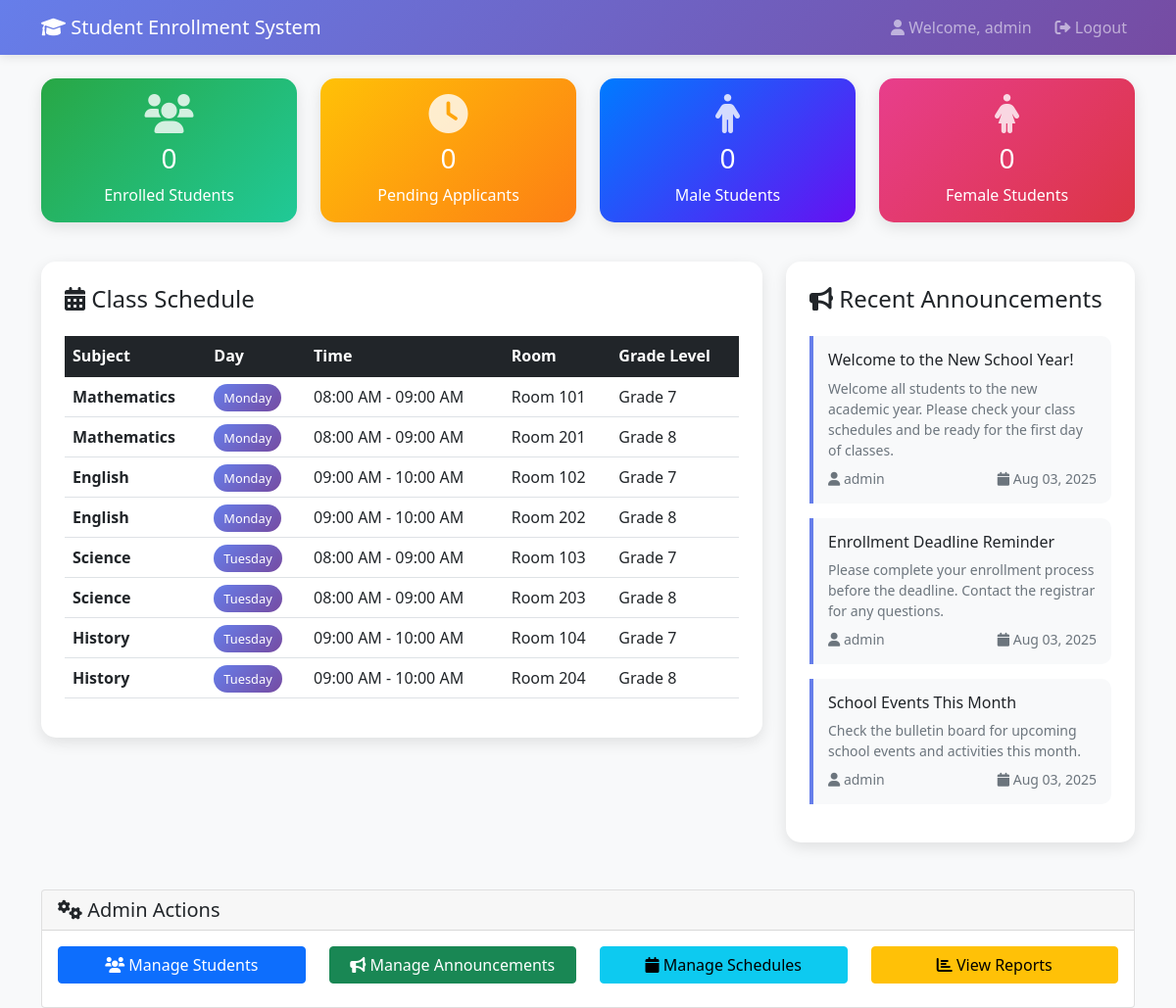
/dashboard.php (signed in), run on the app's committed database.
### tables this page shows
CREATE TABLE class_schedules (
    id INT AUTO_INCREMENT PRIMARY KEY,
    subject VARCHAR(100) NOT NULL,
    day_of_week ENUM('Monday', 'Tuesday', 'Wednesday', 'Thursday', 'Friday', 'Saturday') NOT NULL,
    start_time TIME NOT NULL,
    end_time TIME NOT NULL,
    room VARCHAR(20) NOT NULL,
    grade_level ENUM('Grade 7', 'Grade 8', 'Grade 9', 'Grade 10', 'Grade 11', 'Grade 12') NOT NULL,
    created_at TIMESTAMP DEFAULT CURRENT_TIMESTAMP
);

CREATE TABLE announcements (
    id INT AUTO_INCREMENT PRIMARY KEY,
    title VARCHAR(200) NOT NULL,
    content TEXT NOT NULL,
    author_id INT NOT NULL,
    created_at TIMESTAMP DEFAULT CURRENT_TIMESTAMP,
    updated_at TIMESTAMP DEFAULT CURRENT_TIMESTAMP ON UPDATE CURRENT_TIMESTAMP,
    FOREIGN KEY (author_id) REFERENCES users(id) ON DELETE CASCADE
);

CREATE TABLE users (
    id INT AUTO_INCREMENT PRIMARY KEY,
    username VARCHAR(50) UNIQUE NOT NULL,
    password VARCHAR(255) NOT NULL,
    email VARCHAR(100) UNIQUE NOT NULL,
    role ENUM('admin', 'registrar', 'teacher', 'student') NOT NULL,
    created_at TIMESTAMP DEFAULT CURRENT_TIMESTAMP,
    updated_at TIMESTAMP DEFAULT CURRENT_TIMESTAMP ON UPDATE CURRENT_TIMESTAMP
);

### dashboard.php (the view, shortened to what this page needs)
<?php
$database = new Database();
$db = $database->getConnection();
$stats = [];
$enrolled_query = "SELECT COUNT(*) as count FROM students WHERE enrollment_status = 'enrolled'";
$enrolled_stmt = $db->prepare($enrolled_query);
$enrolled_stmt->execute();
$stats['enrolled'] = $enrolled_stmt->fetch(PDO::FETCH_ASSOC)['count'];
$pending_query = "SELECT COUNT(*) as count FROM students WHERE enrollment_status = 'pending'";
$pending_stmt = $db->prepare($pending_query);
$pending_stmt->execute();
$stats['pending'] = $pending_stmt->fetch(PDO::FETCH_ASSOC)['count'];
$male_query = "SELECT COUNT(*) as count FROM students WHERE gender = 'male' AND enrollment_status = 'enrolled'";
$male_stmt = $db->prepare($male_query);
$male_stmt->execute();
$stats['male'] = $male_stmt->fetch(PDO::FETCH_ASSOC)['count'];
$female_query = "SELECT COUNT(*) as count FROM students WHERE gender = 'female' AND enrollment_status = 'enrolled'";
$female_stmt = $db->prepare($female_query);
$female_stmt->execute();
$stats['female'] = $female_stmt->fetch(PDO::FETCH_ASSOC)['count'];
$schedule_query = "SELECT * FROM class_schedules ORDER BY day_of_week, start_time";
$schedule_stmt = $db->prepare($schedule_query);
$schedule_stmt->execute();
$schedules = $schedule_stmt->fetchAll(PDO::FETCH_ASSOC);
$announcements_query = "SELECT a.*, u.username as author FROM announcements a
                       JOIN users u ON a.author_id = u.id
                       ORDER BY a.created_at DESC LIMIT 5";
$announcements_stmt = $db->prepare($announcements_query);
$announcements_stmt->execute();
$announcements = $announcements_stmt->fetchAll(PDO::FETCH_ASSOC);
?>
<!DOCTYPE html>
<html lang="en">
<head>
    <link href="https://cdn.jsdelivr.net/npm/bootstrap@5.1.3/dist/css/bootstrap.min.css" rel="stylesheet">
    <link href="https://cdnjs.cloudflare.com/ajax/libs/font-awesome/6.0.0/css/all.min.css" rel="stylesheet">
</head>
<body>
    <nav class="navbar navbar-expand-lg navbar-dark">
        <div class="container">
            <a class="navbar-brand" href="#">
                <i class="fas fa-graduation-cap"></i> Student Enrollment System
            </a>
            <div class="navbar-nav ms-auto">
                <span class="navbar-text me-3">
                    <i class="fas fa-user"></i> Welcome, <?php echo htmlspecialchars($_SESSION['username']); ?>
                </span>
                <a class="nav-link" href="logout.php">
                    <i class="fas fa-sign-out-alt"></i> Logout
                </a>
            </div>
        </div>
    </nav>
    <div class="container mt-4">
        <div class="row mb-4">
            <div class="col-md-3 mb-3">
                <div class="card stats-card text-white" style="background: linear-gradient(135deg, #28a745 0%, #20c997 100%);">
                    <div class="card-body text-center">
                        <i class="fas fa-users stats-icon"></i>
                        <h3 class="mt-2"><?php echo $stats['enrolled']; ?></h3>
                        <p class="mb-0">Enrolled Students</p>
                    </div>
                </div>
            </div>
            <div class="col-md-3 mb-3">
                <div class="card stats-card text-white" style="background: linear-gradient(135deg, #ffc107 0%, #fd7e14 100%);">
                    <div class="card-body text-center">
                        <i class="fas fa-clock stats-icon"></i>
                        <h3 class="mt-2"><?php echo $stats['pending']; ?></h3>
                        <p class="mb-0">Pending Applicants</p>
                    </div>
                </div>
            </div>
            <div class="col-md-3 mb-3">
                <div class="card stats-card text-white" style="background: linear-gradient(135deg, #007bff 0%, #6610f2 100%);">
                    <div class="card-body text-center">
                        <i class="fas fa-male stats-icon"></i>
                        <h3 class="mt-2"><?php echo $stats['male']; ?></h3>
                        <p class="mb-0">Male Students</p>
                    </div>
                </div>
            </div>
            <div class="col-md-3 mb-3">
                <div class="card stats-card text-white" style="background: linear-gradient(135deg, #e83e8c 0%, #dc3545 100%);">
                    <div class="card-body text-center">
                        <i class="fas fa-female stats-icon"></i>
                        <h3 class="mt-2"><?php echo $stats['female']; ?></h3>
                        <p class="mb-0">Female Students</p>
                    </div>
                </div>
            </div>
        </div>
        <div class="row">
            <div class="col-lg-8 mb-4">
                <div class="schedule-table p-4">
                    <h4 class="mb-4">
                        <i class="fas fa-calendar-alt"></i> Class Schedule
                    </h4>
                    <?php if (empty($schedules)): ?>
                        <div class="text-center text-muted">
                            <i class="fas fa-calendar-times fa-3x mb-3"></i>
                            <p>No class schedules available</p>
                        </div>
                    <?php else: ?>
                        <div class="table-responsive">
                            <table class="table table-hover">
                                <thead class="table-dark">
                                    <tr>
                                        <th>Subject</th>
                                        <th>Day</th>
                                        <th>Time</th>
                                        <th>Room</th>
                                        <th>Grade Level</th>
                                    </tr>
                                </thead>
                                <tbody>
                                    <?php foreach ($schedules as $schedule): ?>
                                        <tr>
                                            <td><strong><?php echo htmlspecialchars($schedule['subject']); ?></strong></td>
                                            <td>
                                                <span class="day-badge">
                                                    <?php echo htmlspecialchars($schedule['day_of_week']); ?>
                                                </span>
                                            </td>
                                            <td>
                                                <?php
                                                echo date('h:i A', strtotime($schedule['start_time'])) . ' - ' .
                                                     date('h:i A', strtotime($schedule['end_time']));
                                                ?>
                                            </td>
                                            <td><?php echo htmlspecialchars($schedule['room']); ?></td>
                                            <td><?php echo htmlspecialchars($schedule['grade_level']); ?></td>
                                        </tr>
                                    <?php endforeach; ?>
                                </tbody>
                            </table>
                        </div>
                    <?php endif; ?>
                </div>
            </div>
            <div class="col-lg-4 mb-4">
                <div class="announcements-card p-4">
                    <h4 class="mb-4">
                        <i class="fas fa-bullhorn"></i> Recent Announcements
                    </h4>
                    <?php if (empty($announcements)): ?>
                        <div class="text-center text-muted">
                            <i class="fas fa-bullhorn fa-2x mb-2"></i>
                            <p>No announcements available</p>
                        </div>
                    <?php else: ?>
                        <?php foreach ($announcements as $announcement): ?>
                            <div class="announcement-item">
                                <h6 class="mb-2"><?php echo htmlspecialchars($announcement['title']); ?></h6>
                                <p class="mb-2 text-muted small">
                                    <?php echo htmlspecialchars($announcement['content']); ?>
                                </p>
                                <div class="d-flex justify-content-between align-items-center">
                                    <small class="text-muted">
                                        <i class="fas fa-user"></i> <?php echo htmlspecialchars($announcement['author']); ?>
                                    </small>
                                    <small class="text-muted">
                                        <i class="fas fa-calendar"></i>
                                        <?php echo date('M d, Y', strtotime($announcement['created_at'])); ?>
                                    </small>
                                </div>
                            </div>
                        <?php endforeach; ?>
                    <?php endif; ?>
                </div>
            </div>
        </div>
        <?php if ($_SESSION['role'] == 'admin'): ?>
            <div class="row mt-4">
                <div class="col-12">
                    <div class="card">
                        <div class="card-header">
                            <h5 class="mb-0"><i class="fas fa-cogs"></i> Admin Actions</h5>
                        </div>
                        <div class="card-body">
                            <div class="row">
                                <div class="col-md-3 mb-2">
                                    <a href="admin/students.php" class="btn btn-primary w-100">
                                        <i class="fas fa-users"></i> Manage Students
                                    </a>
                                </div>
                                <div class="col-md-3 mb-2">
                                    <a href="admin/announcements.php" class="btn btn-success w-100">
                                        <i class="fas fa-bullhorn"></i> Manage Announcements
                                    </a>
                                </div>
                                <div class="col-md-3 mb-2">
                                    <a href="admin/schedules.php" class="btn btn-info w-100">
                                        <i class="fas fa-calendar"></i> Manage Schedules
                                    </a>
                                </div>
                                <div class="col-md-3 mb-2">
                                    <a href="admin/reports.php" class="btn btn-warning w-100">
                                        <i class="fas fa-chart-bar"></i> View Reports
                                    </a>
                                </div>
                            </div>
                        </div>
                    </div>
                </div>
            </div>
        <?php endif; ?>
    </div>
</body>
</html>

### dashboard.php (style rules this page uses)
body { background: #f8f9fa; }
.navbar { background: linear-gradient(135deg, #667eea 0%, #764ba2 100%); box-shadow: 0 2px 10px rgba(0,0,0,0.1); }
.stats-card { border-radius: 15px; border: none; box-shadow: 0 5px 15px rgba(0,0,0,0.1); transition: transform 0.3s ease; }
.stats-icon { font-size: 2.5rem; opacity: 0.8; }
.schedule-table { background: white; border-radius: 15px; box-shadow: 0 5px 15px rgba(0,0,0,0.1); }
.announcements-card { background: white; border-radius: 15px; box-shadow: 0 5px 15px rgba(0,0,0,0.1); }
.announcement-item { border-left: 4px solid #667eea; padding: 15px; margin-bottom: 15px; background: #f8f9fa; border-radius: 0 10px 10px 0; }
.day-badge { background: linear-gradient(135deg, #667eea 0%, #764ba2 100%); color: white; padding: 5px 10px; border-radius: 20px; font-size: 0.8rem; }

### data on the page
class_schedules: subject "Mathematics", day_of_week "Monday", start_time "08:00 AM", end_time "09:00 AM", room "Room 101", grade_level "Grade 7"
class_schedules: subject "Mathematics", day_of_week "Monday", start_time "08:00 AM", end_time "09:00 AM", room "Room 201", grade_level "Grade 8"
class_schedules: subject "English", day_of_week "Monday", start_time "09:00 AM", end_time "10:00 AM", room "Room 102", grade_level "Grade 7"
class_schedules: subject "English", day_of_week "Monday", start_time "09:00 AM", end_time "10:00 AM", room "Room 202", grade_level "Grade 8"
class_schedules: subject "Science", day_of_week "Tuesday", start_time "08:00 AM", end_time "09:00 AM", room "Room 103", grade_level "Grade 7"
class_schedules: subject "Science", day_of_week "Tuesday", start_time "08:00 AM", end_time "09:00 AM", room "Room 203", grade_level "Grade 8"
class_schedules: subject "History", day_of_week "Tuesday", start_time "09:00 AM", end_time "10:00 AM", room "Room 104", grade_level "Grade 7"
class_schedules: subject "History", day_of_week "Tuesday", start_time "09:00 AM", end_time "10:00 AM", room "Room 204", grade_level "Grade 8"
announcements: title "Welcome to the New School Year!", content "Welcome all students to the new academic year. Please check your class schedules and be ready for the first day of classes.", author.username "admin", created_at "Aug 03, 2025"
announcements: title "Enrollment Deadline Reminder", content "Please complete your enrollment process before the deadline. Contact the registrar for any questions.", author.username "admin", created_at "Aug 03, 2025"
announcements: title "School Events This Month", content "Check the bulletin board for upcoming school events and activities this month.", author.username "admin", created_at "Aug 03, 2025"

### other printed values
$_SESSION['username'] "admin"
$stats['enrolled'] "0"
$stats['pending'] "0"
$stats['male'] "0"
$stats['female'] "0"
